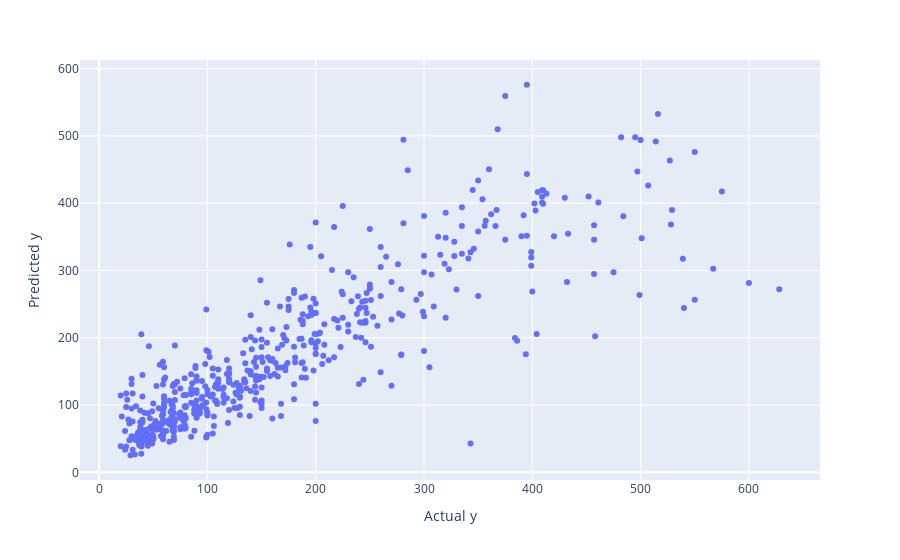

Write notebook code for a chart like this one.
### Markdown cell above
We can use gradient boosting - a type of ensemble machine learning algorithms. Ensemble is a collection of decision trees. Every iteration, a decision tree is added to model to minimise the error. Models are fit using any arbitrary differentiable loss function and gradient descent optimization algorithm, and the goal is to minimise loss gradient. We will use XGBoost API to do the model fitting.

### Code cell
import xgboost as xgb

model = xgb.sklearn.XGBRegressor(tree_method='hist', objective='reg:squarederror', n_estimators = 2500,
                         learning_rate=0.01, random_state=random_state)

model.fit(X_train, y_train)
y_pred = model.predict(X_test)
y_train_pred = model.predict(X_train)

print(f"Train\nScore:{model.score(X_train, y_train)}")
calculate_score(y_train, y_train_pred)

print(f"Test\nScore:{model.score(X_test, y_test)}")
calculate_score(y_test, y_pred)

xgb.plot_importance(model.get_booster(), max_num_features=40)

plot(y_test, y_pred)

### Figure 1 — Plotly figure (JSON) as saved in the notebook; plotly's stock layout.template omitted (floating-point values rounded to 4 significant figures; data arrays with more than 128 entries replaced by an {"elided": "..."} marker saying what was removed)
{"data": [{"hovertemplate": "Actual y=%{x}<br>Predicted y=%{y}<extra></extra>", "legendgroup": "", "marker": {"color": "#636efa", "symbol": "circle"}, "mode": "markers", "name": "", "orientation": "v", "showlegend": false, "type": "scatter", "x": {"elided": "555 int values"}, "xaxis": "x", "y": {"elided": "555 float values"}, "yaxis": "y"}], "layout": {"legend": {"tracegroupgap": 0}, "margin": {"t": 60}, "xaxis": {"anchor": "y", "domain": [0, 1], "title": {"text": "Actual y"}}, "yaxis": {"anchor": "x", "domain": [0, 1], "title": {"text": "Predicted y"}}}}
